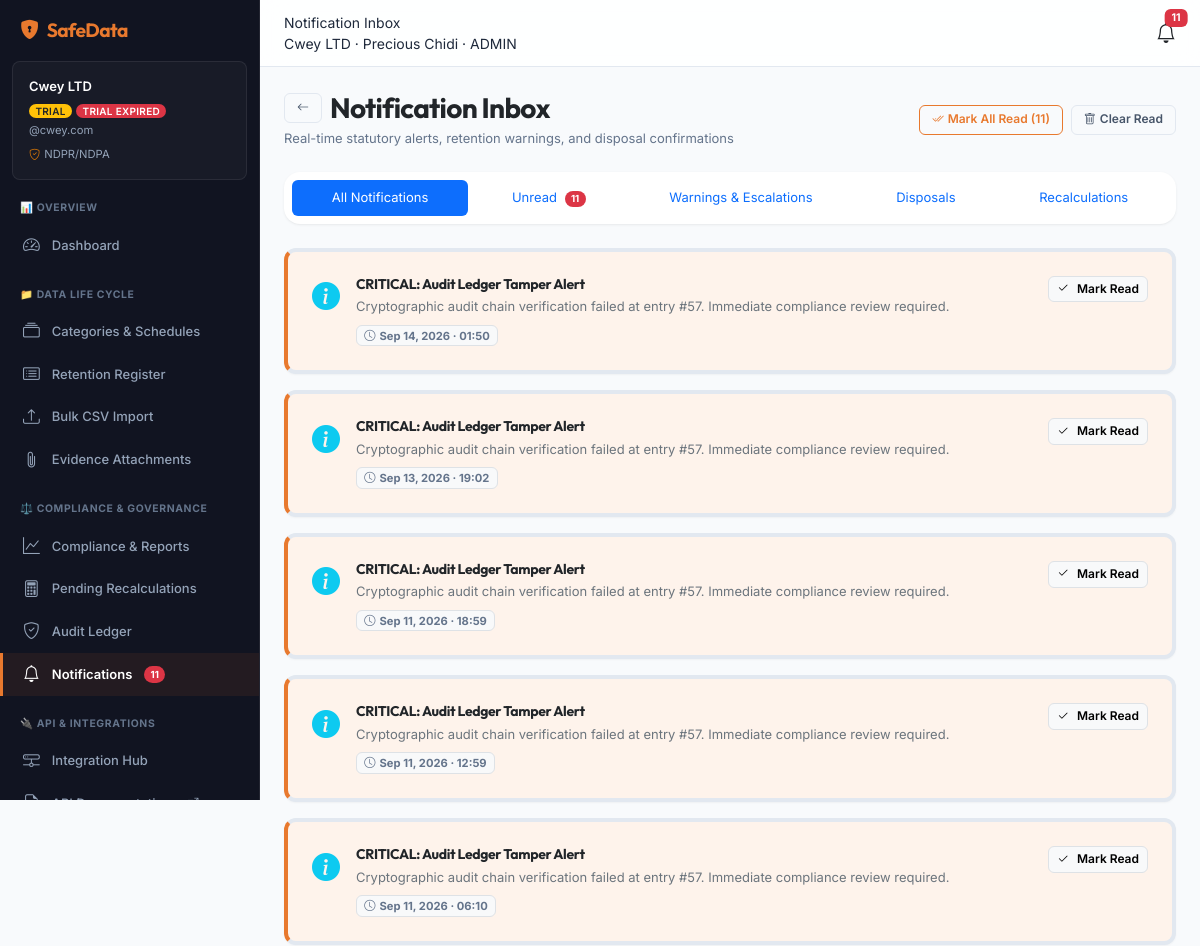
The page /notifications (signed in, upper part) on the database as committed earlier.
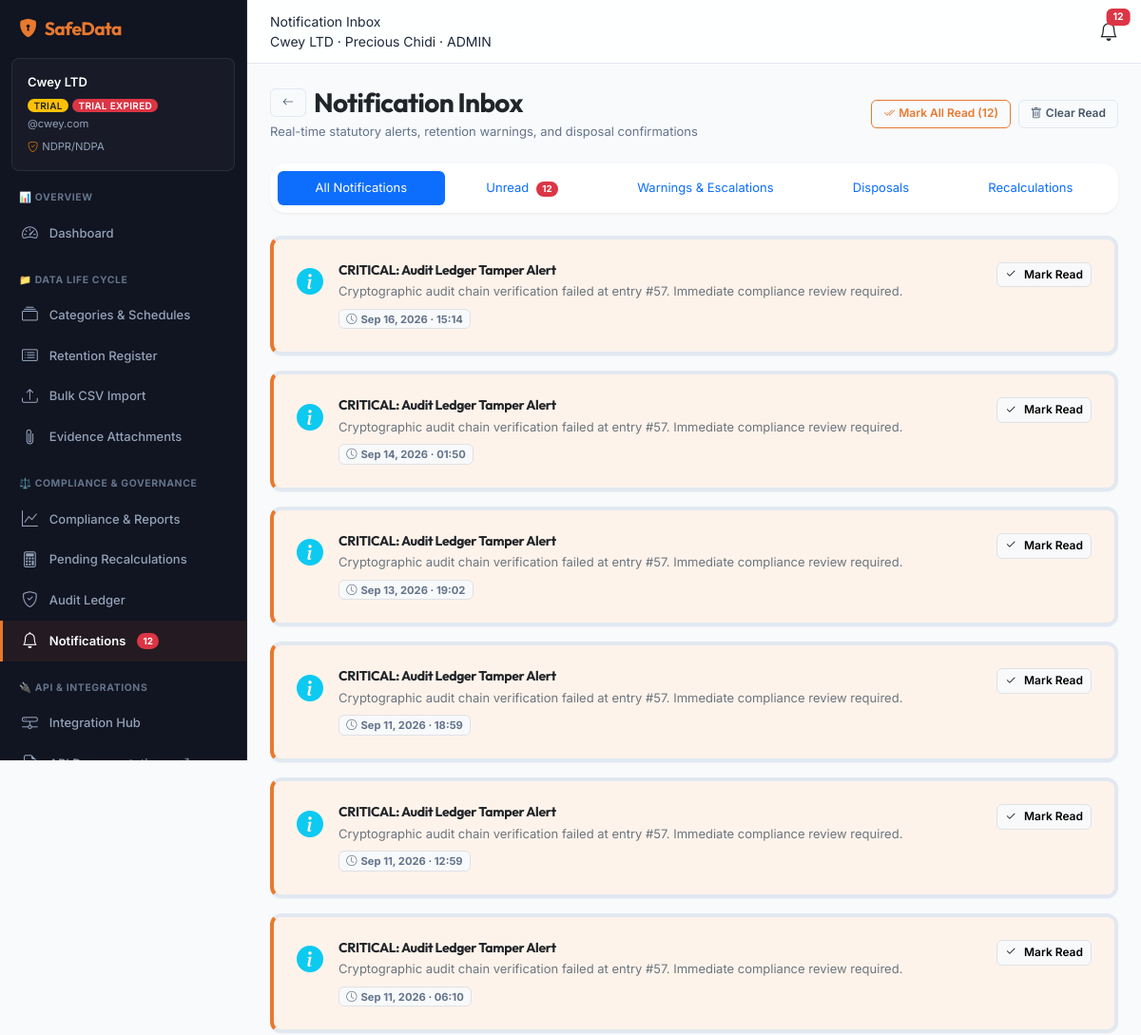
The same page on the database as committed later.
### app/models.py (models this page shows)
class Notification(Base):
    __tablename__ = "notifications"
    id = Column(Integer, primary_key=True, autoincrement=True)
    organization_id = Column(Integer, ForeignKey("organizations.id", ondelete="CASCADE"), default=1, nullable=False)
    recipient_id = Column(Integer, ForeignKey("users.id"), nullable=False)
    type = Column(String(100), nullable=False)
    related_record_id = Column(Integer, ForeignKey("data_records.id", ondelete="SET NULL"), nullable=True)
    related_dsar_id = Column(Integer, ForeignKey("dsar_requests.id", ondelete="SET NULL"), nullable=True)
    subject = Column(String(255), nullable=False)
    message = Column(Text, nullable=False)
    owner_missing = Column(Boolean, default=False, nullable=False)
    status = Column(Enum("sent", "failed", "pending"), default="pending", nullable=False)
    read_at = Column(DateTime, nullable=True)
    sent_at = Column(DateTime, nullable=True)
    attempts = Column(Integer, default=0, nullable=False)
    follow_up_sent_at = Column(DateTime, nullable=True)
    created_at = Column(DateTime, default=func.now(), nullable=False)

### app/routes/app_pages.py (the view)
@router.get("/notifications", response_class=HTMLResponse)
def view_notifications(request: Request, filter: str = "all", db: Session = Depends(get_db)):
    session = get_session(request)
    if not session or "user_id" not in session:
        return RedirectResponse(url="/login", status_code=303)
    org_id = session["org_id"]
    user_id = session["user_id"]
    labels = get_country_regulation_labels(session.get("country", "OTHER"))
    query = db.query(Notification).filter(
        Notification.organization_id == org_id,
        Notification.recipient_id == user_id
    )
    if filter == "unread":
        query = query.filter(Notification.read_at == None)
    elif filter == "warning":
        query = query.filter(Notification.type.in_(["retention_warning", "escalation"]))
    elif filter == "disposal":
        query = query.filter(Notification.type == "disposal_complete")
    elif filter == "recalculation":
        query = query.filter(Notification.type == "recalculation_needed")
    notifications = query.order_by(Notification.id.desc()).limit(100).all()
    unread_count = db.query(Notification).filter(
        Notification.organization_id == org_id,
        Notification.recipient_id == user_id,
        Notification.read_at == None
    ).count()
    return templates.TemplateResponse(request=request, name="notifications.html", context=_ctx(session, labels, {
        "page_title": "Notification Inbox",
        "active_nav": "notifications",
        "notifications": notifications,
        "current_filter": filter,
        "unread_count": unread_count,
    }))

### app/templates/notifications.html (shortened to what this page needs)
{% extends "layout.html" %}
{% block content %}
<div class="container-fluid px-0" style="max-width: 960px;">
  <div class="d-flex justify-content-between align-items-center mb-4 flex-wrap gap-2">
    <div>
      <div class="d-flex align-items-center gap-2">
        <a href="/dashboard" class="btn btn-outline-secondary btn-sm"><i class="bi bi-arrow-left"></i></a>
        <h1 class="h3 mb-0 fw-bold text-dark">Notification Inbox</h1>
      </div>
      <p class="text-muted mb-0 small mt-1">Real-time statutory alerts, retention warnings, and disposal confirmations</p>
    </div>
    <div class="d-flex gap-2">
      {% if unread_count is defined and unread_count > 0 %}
        <form method="post" action="/notifications/read-all">
          <button type="submit" class="btn btn-outline-primary btn-sm d-flex align-items-center gap-1">
            <i class="bi bi-check2-all"></i> Mark All Read ({{ unread_count }})
          </button>
        </form>
      {% endif %}
      <form method="post" action="/notifications/clear">
        <button type="submit" class="btn btn-outline-secondary btn-sm d-flex align-items-center gap-1" onclick="return confirm('Clear all read notifications?');">
          <i class="bi bi-trash"></i> Clear Read
        </button>
      </form>
    </div>
  </div>
  <div class="card shadow-sm border-0 rounded-4 bg-white mb-4">
    <div class="card-body p-2">
      <ul class="nav nav-pills nav-fill gap-1">
        <li class="nav-item">
          <a class="nav-link py-2 small {{ 'active' if current_filter == 'all' or not current_filter else '' }}" href="/notifications?filter=all">
            All Notifications
          </a>
        </li>
        <li class="nav-item">
          <a class="nav-link py-2 small {{ 'active' if current_filter == 'unread' else '' }}" href="/notifications?filter=unread">
            Unread {% if unread_count is defined and unread_count > 0 %}<span class="badge bg-danger rounded-pill ms-1">{{ unread_count }}</span>{% endif %}
          </a>
        </li>
        <li class="nav-item">
          <a class="nav-link py-2 small {{ 'active' if current_filter == 'warning' else '' }}" href="/notifications?filter=warning">
            Warnings & Escalations
          </a>
        </li>
        <li class="nav-item">
          <a class="nav-link py-2 small {{ 'active' if current_filter == 'disposal' else '' }}" href="/notifications?filter=disposal">
            Disposals
          </a>
        </li>
        <li class="nav-item">
          <a class="nav-link py-2 small {{ 'active' if current_filter == 'recalculation' else '' }}" href="/notifications?filter=recalculation">
            Recalculations
          </a>
        </li>
      </ul>
    </div>
  </div>
  {% if notifications | length == 0 %}
    <div class="card border-0 bg-white">
      <div class="empty-state">
        <i class="bi bi-bell-slash empty-state-icon"></i>
        <div class="empty-state-title">No Notifications</div>
        <p class="empty-state-description">You're completely caught up. New notifications will appear here when retention events trigger.</p>
      </div>
    </div>
  {% else %}
    <div class="d-flex flex-column gap-3">
      {% for n in notifications %}
        <div class="card {{ '' if n.read_at else 'border-start border-4' }}" style="{{ '' if n.read_at else 'border-left-color: var(--sd-primary) !important; background: var(--sd-primary-subtle);' }}">
          <div class="card-body p-3 p-md-4">
            <div class="d-flex justify-content-between align-items-start gap-3">
              <div class="d-flex gap-3">
                <div class="fs-3">
                  {% if n.type == 'retention_warning' %}
                    <i class="bi bi-exclamation-triangle-fill text-warning"></i>
                  {% elif n.type == 'disposal_complete' %}
                    <i class="bi bi-check-circle-fill text-success"></i>
                  {% elif n.type == 'escalation' %}
                    <i class="bi bi-arrow-up-circle-fill text-danger"></i>
                  {% elif n.type == 'recalculation_needed' %}
                    <i class="bi bi-calculator text-primary"></i>
                  {% else %}
                    <i class="bi bi-info-circle-fill text-info"></i>
                  {% endif %}
                </div>
                <div>
                  <h6 class="mb-1 {{ 'fw-bold text-dark' if not n.read_at else 'text-secondary' }}">
                    {{ n.subject }}
                  </h6>
                  <p class="mb-2 small text-secondary leading-relaxed">{{ n.message }}</p>
                  <div class="d-flex align-items-center gap-2">
                    <span class="badge bg-light text-muted border" style="font-size:0.7rem;">
                      <i class="bi bi-clock me-1"></i>{{ n.created_at.strftime('%b %d, %Y · %H:%M') if n.created_at else '' }}
                    </span>
                  </div>
                </div>
              </div>
              <div class="text-end text-nowrap">
                {% if not n.read_at %}
                  <form method="post" action="/notifications/{{ n.id }}/read">
                    <button type="submit" class="btn btn-light btn-sm border py-1 px-2" title="Mark as Read">
                      <i class="bi bi-check2"></i> Mark Read
                    </button>
                  </form>
                {% else %}
                  <span class="badge bg-light text-muted border" style="font-size: 0.65rem;">Read</span>
                {% endif %}
              </div>
            </div>
          </div>
        </div>
      {% endfor %}
    </div>
  {% endif %}
</div>
{% endblock %}

### app/templates/layout.html (shortened to what this page needs)
<!DOCTYPE html>
<html lang="en">
<head>
  <link href="https://cdn.jsdelivr.net/npm/bootstrap@5.3.3/dist/css/bootstrap.min.css" rel="stylesheet">
  <link rel="stylesheet" href="https://cdn.jsdelivr.net/npm/bootstrap-icons@1.11.3/font/bootstrap-icons.min.css">
  <link rel="stylesheet" href="/static/css/app.css?v=4.2">
</head>
<body>
<div class="wrapper">
  <nav class="sidebar" id="sidebar">
    <div class="brand pt-3">
      <i class="bi bi-shield-lock-fill"></i>
      <span>{{ wl_name or 'SafeData' }}</span>
    </div>
    {% if org_name %}
    <div class="org-context">
      <div class="org-context-name">{{ org_name }}</div>
      <div class="org-context-meta">
        <span class="badge bg-{{ 'success' if org_status == 'active' else 'warning text-dark' }} badge-sm">{{ org_status | upper }}</span>
        {% if trial_days is not none %}
          {% if trial_days > 0 %}
            <span class="badge bg-warning text-dark badge-sm">{{ trial_days }}d trial</span>
          {% else %}
            <span class="badge bg-danger text-white badge-sm">Trial Expired</span>
          {% endif %}
        {% endif %}
      </div>
      <div class="org-context-domain">@{{ org_domain }}</div>
      <div class="org-context-domain" style="margin-top: 0.5rem;">
        <i class="bi bi-shield-check text-warning me-1"></i>{{ law_label }}
      </div>
    </div>
    {% endif %}
    <div class="nav-group-label">📊 Overview</div>
    <a href="/dashboard" class="{{ 'active' if active_nav == 'dashboard' else '' }}">
      <i class="bi bi-speedometer2"></i> Dashboard
    </a>
    <div class="nav-group-label">📁 Data Life Cycle</div>
    <a href="/categories" class="{{ 'active' if active_nav == 'categories' else '' }}">
      <i class="bi bi-collection"></i> Categories & Schedules
    </a>
    <a href="/records" class="{{ 'active' if active_nav == 'records' else '' }}">
      <i class="bi bi-card-list"></i> Retention Register
    </a>
    <a href="/import" class="{{ 'active' if active_nav == 'import' else '' }}">
      <i class="bi bi-upload"></i> Bulk CSV Import
    </a>
    {% if user_role in ['admin', 'dpo'] %}
    <a href="/attachments" class="{{ 'active' if active_nav == 'attachments' else '' }}">
      <i class="bi bi-paperclip"></i> Evidence Attachments
    </a>
    {% endif %}
    {% if user_role in ['admin', 'dpo'] %}
      <div class="nav-group-label">⚖️ Compliance & Governance</div>
      <a href="/reports" class="{{ 'active' if active_nav == 'reports' else '' }}">
        <i class="bi bi-graph-up"></i> Compliance & Reports
      </a>
      <a href="/recalculations" class="{{ 'active' if active_nav == 'recalculations' else '' }}">
        <i class="bi bi-calculator"></i> Pending Recalculations
      </a>
      <a href="/audit" class="{{ 'active' if active_nav == 'audit' else '' }}">
        <i class="bi bi-shield-check"></i> Audit Ledger
      </a>
      <a href="/notifications" class="{{ 'active' if active_nav == 'notifications' else '' }}">
        <i class="bi bi-bell"></i> Notifications
        {% if unread_notifications_count is defined and unread_notifications_count > 0 %}
          <span class="badge bg-danger rounded-pill float-end">{{ unread_notifications_count }}</span>
        {% endif %}
      </a>
    {% endif %}
    {% if user_role == 'admin' %}
      <div class="nav-group-label">🔌 API & Integrations</div>
      <a href="/integrations" class="{{ 'active' if active_nav == 'integrations' else '' }}">
        <i class="bi bi-hdd-network"></i> Integration Hub
      </a>
      <a href="/docs" target="_blank" class="">
        <i class="bi bi-file-earmark-code"></i> API Documentation <i class="bi bi-box-arrow-up-right small ms-1" style="font-size: 0.7rem;"></i>
      </a>
    {% else %}
      <div class="nav-group-label">📖 Help & Documentation</div>
      <a href="/help" class="{{ 'active' if active_nav == 'help' else '' }}">
        <i class="bi bi-journal-bookmark-fill"></i> Solution Manual
      </a>
    {% endif %}
  </nav>
  <div class="main-content">
    <div class="topbar">
      <div class="d-flex align-items-center gap-2">
        <div>
          <div class="topbar-title">{{ page_title }}</div>
          {% if org_name %}
            <div class="topbar-subtitle">{{ org_name }} · {{ user_name }} · {{ user_role | upper }}</div>
          {% endif %}
        </div>
      </div>
      <div class="d-flex align-items-center gap-3">
        <a class="position-relative text-dark" href="/notifications">
          <i class="bi bi-bell fs-5"></i>
          {% if unread_notifications_count is defined and unread_notifications_count > 0 %}
            <span class="badge bg-danger position-absolute top-0 start-100 translate-middle">{{ unread_notifications_count }}</span>
          {% endif %}
        </a>
      </div>
    </div>
    <div class="content-area" id="main-content">
      {% block content %}{% endblock %}
    </div>
  </div>
</div>
</body>
</html>

Rows that differ between the two databases and show on the page:
added Notification: type "security_alert" (drawn), subject "CRITICAL: Audit Ledger Tamper Alert", message "Cryptographic audit chain verification failed at entry #57. Immediate compliance review required.", created_at "Sep 16, 2026 · 15:14"
Other text that changed with them:
{{ unread_notifications_count }}: "11" → "12"
{{ unread_count }}: "11" → "12"
